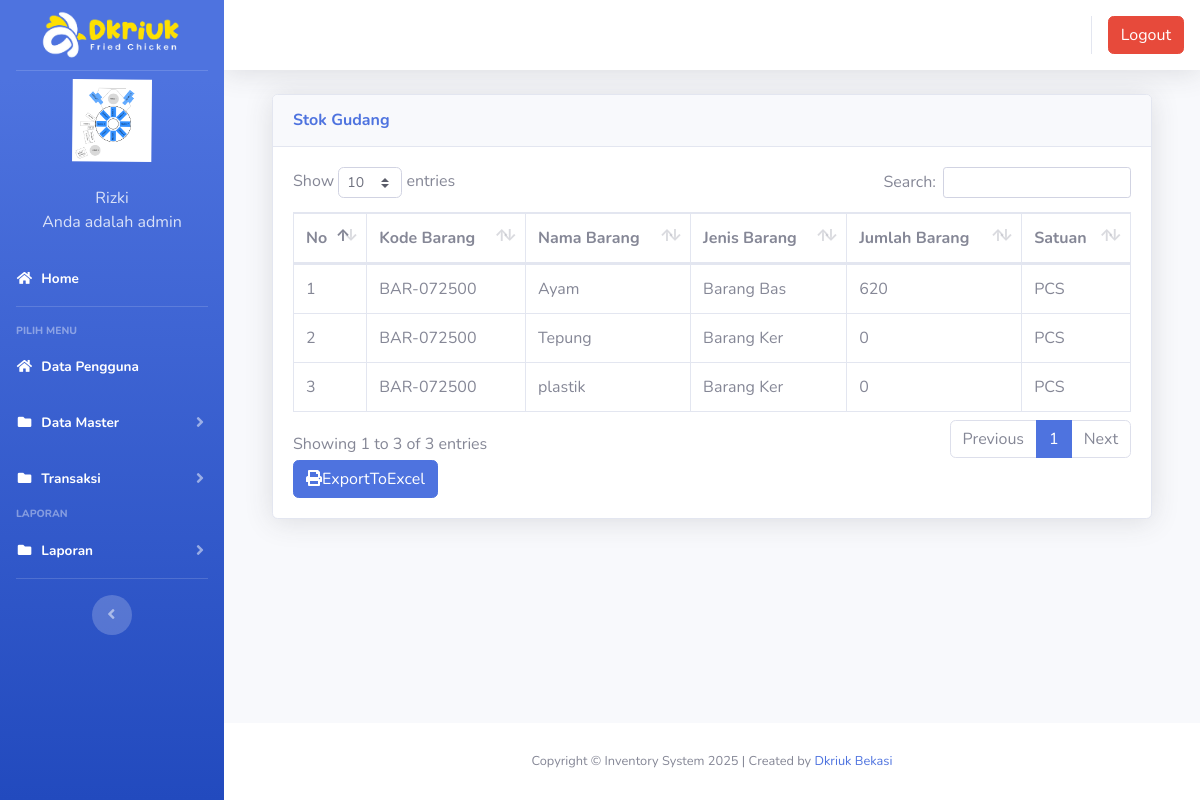
Page /index3.php?page=laporan_gudang (signed in) on the earlier database version.
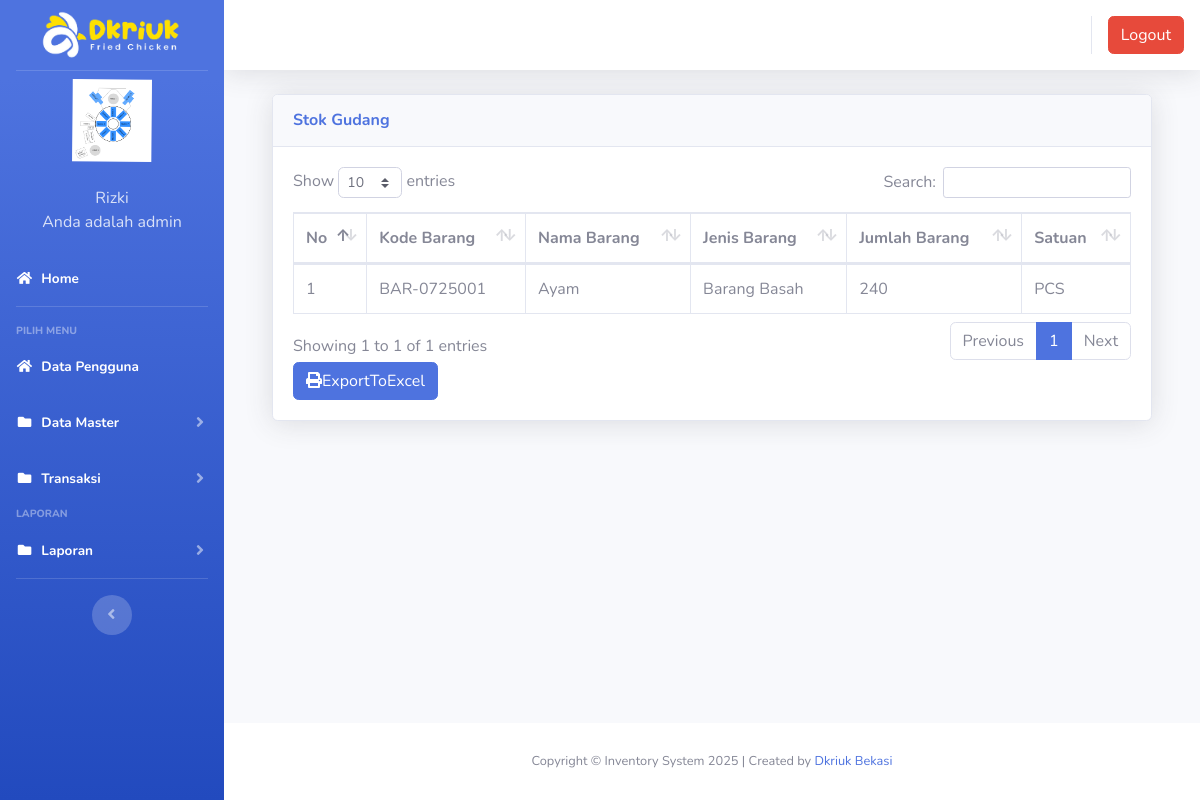
Same page on the later database version.
### tables this page shows
CREATE TABLE IF NOT EXISTS `gudang` (
  `id` int(11) NOT NULL AUTO_INCREMENT,
  `kode_barang` varchar(100) NOT NULL,
  `nama_barang` varchar(100) NOT NULL,
  `jenis_barang` varchar(100) NOT NULL,
  `jumlah` int(100) NOT NULL DEFAULT 0,
  `satuan` varchar(10) NOT NULL,
  PRIMARY KEY (`id`)
);

### page/laporan/laporan_gudang.php (the view, shortened to what this page needs)
<div class="container-fluid">
  <div class="card shadow mb-4">
    <div class="card-header py-3">
      <h6 class="m-0 font-weight-bold text-primary">Stok Gudang</h6>
    </div>
    <div class="card-body">
      <div class="table-responsive">
        <table class="table table-bordered" id="dataTable" width="100%" cellspacing="0">
        <thead>
                                <tr>
			<th>No</th>
			<th>Kode Barang</th>
			<th>Nama Barang</th>
			<th>Jenis Barang</th>
			<th>Jumlah Barang</th>
			<th>Satuan</th>
                                </tr>
		</thead>
          <tbody>
            <?php
	$no = 1;
	$sql = $koneksi->query("select * from gudang");
	while ($data = $sql->fetch_assoc()) {
	?>
                                <tr>
                                    <td><?php echo $no++; ?></td>
			<td><?php echo $data['kode_barang'] ?></td>
			<td><?php echo $data['nama_barang'] ?></td>
			<td><?php echo $data['jenis_barang'] ?></td>
			<td><?php echo $data['jumlah'] ?></td>
			<td><?php echo $data['satuan'] ?></td>
                                </tr>
	<?php }?>
		   </tbody>
                        </table>
<a href="page/laporan/export_laporan_gudang_excel.php"  class="btn btn-primary" style="margin-top:8 px"><i class="fa fa-print"></i>ExportToExcel</a>
      </div>
    </div>
  </div>
</div>

Differences in the rows shown:
removed gudang: kode_barang "BAR-072500", nama_barang "Ayam", jenis_barang "Barang Bas", jumlah "620", satuan "PCS"
removed gudang: kode_barang "BAR-072500", nama_barang "Tepung", jenis_barang "Barang Ker", jumlah "0", satuan "PCS"
removed gudang: kode_barang "BAR-072500", nama_barang "plastik", jenis_barang "Barang Ker", jumlah "0", satuan "PCS"
added gudang: kode_barang "BAR-0725001", nama_barang "Ayam", jenis_barang "Barang Basah", jumlah "240", satuan "PCS"
Other differences:
text written by a page script: "Show entries Search: Showing 1 to 3 of 3 entries Previous 1 Next" → "Show entries Search: Showing 1 to 1 of 1 entries Previous 1 Next"
